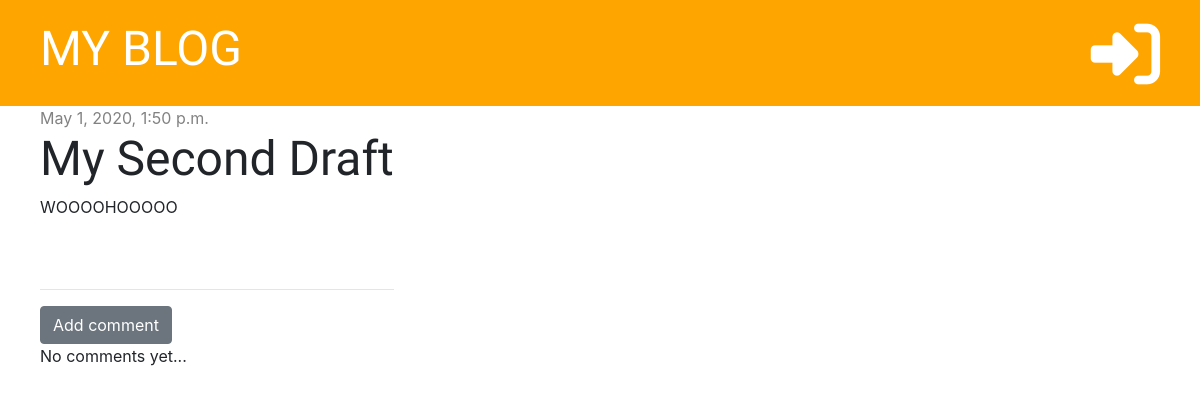
The page /post/6/ on the database as committed earlier.
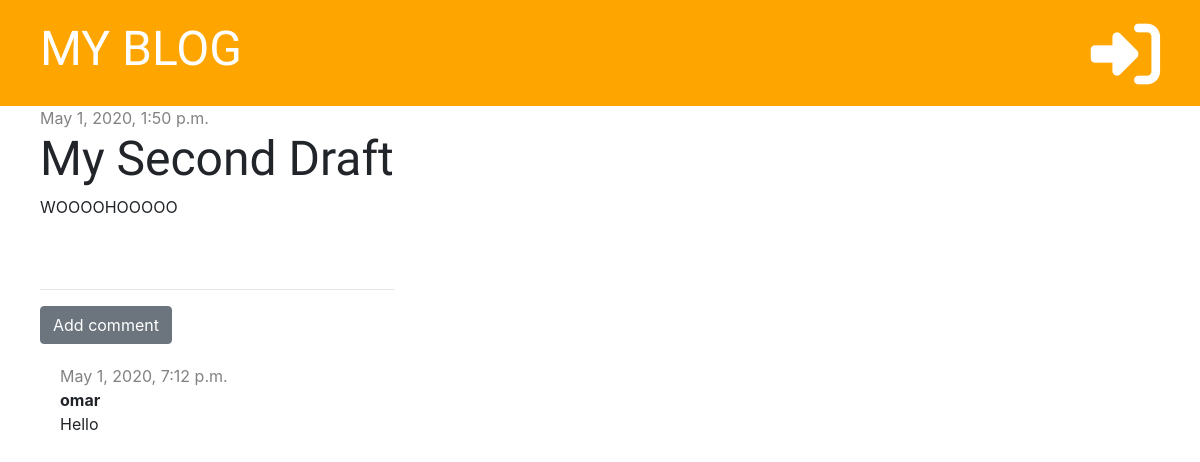
The same page on the database as committed later.
### bolg/models.py (models this page shows, shortened)
class Comment(models.Model):
    post = models.ForeignKey('bolg.Post', on_delete=models.CASCADE, related_name='comments')
    author = models.CharField(max_length=200)
    created_date = models.DateTimeField(default=timezone.now())
    text = models.TextField()

### bolg/views.py (the view)
# urls.py: path('post/<int:pk>/', views.post_detail, name='post_detail'),
def post_detail(request, pk):
    post = get_object_or_404(Post, pk=pk)
    stuff_for_frontend = {'post':post}
    return render(request, 'bolg/post_detail.html', stuff_for_frontend)

### bolg/templates/bolg/post_detail.html (shortened to what this page needs)
{% extends 'bolg/base.html' %}
{% block content %}
    <div class="post">
        {% if post.published_date %}
            <div class="date">
                {{ post.published_date }}
            </div>
        {% else %}
            <a href="{% url 'post_publish' pk=post.pk %}" class="btn btn-primary">Publish</a>
        {% endif %}
        <h1>{{ post.title }}</h1>
        <p>{{ post.text|linebreaksbr }}</p>
    </div>
    <hr>
    <a href="{% url 'add_comment_to_post' pk=post.pk %}" class="btn btn-secondary">Add comment</a>
    {% for comment in post.comments.all %}
        <div class="comment">
            <div class="date">
                {{ comment.created_date }}
            </div>
            <strong>{{ comment.author }}</strong>
            <p>{{ comment.text }}</p>
        </div>
    {% empty %}
        <p>No comments yet...</p>
    {% endfor %}
{% endblock %}

Rows that differ between the two databases and show on the page:
added Comment: created_date "May 1, 2020, 7:12 p.m.", author "omar", text "Hello"
Other text that changed with them:
text no longer shown: "No comments yet..."
